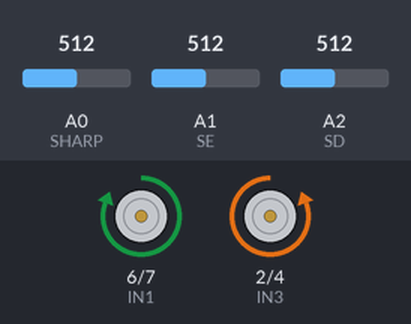
Simulated run of this sketch. Board: Arduino Uno, built with avr-gcc and run on an emulated ATmega328P. Shown: motor-driver pin pairs drawn as motors (green arrow = first pin HIGH = forward, orange = second pin HIGH = backward, longer = more drive, scaled by the enable pin). Inputs (shaded band) come from the test bench; at power-on: A1 (SE) = 512, A2 (SD) = 512, A0 (SHARP) = 512.

Above: at 7.1 s.
7.2 s: A1 (SE) set to 211
8.7 s: A1 (SE) set to 187
At 9.05 s:
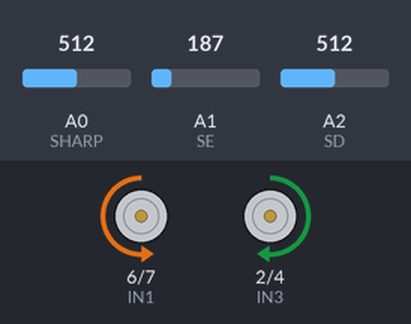
At 10.13 s:
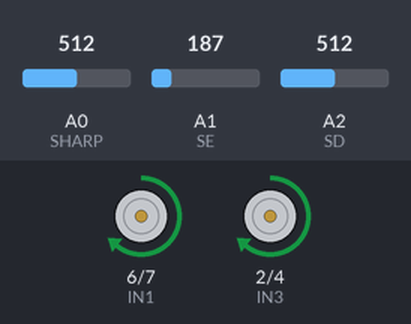
11.7 s: A1 (SE) set to 306
13.2 s: A2 (SD) set to 216
14.7 s: A2 (SD) set to 188
At 14.77 s:
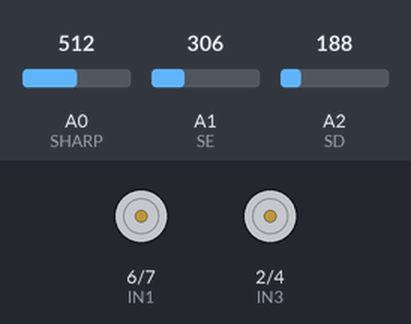
At 15.36 s:
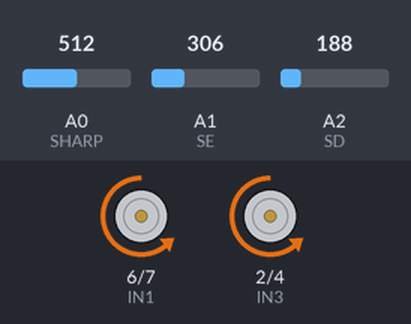
17.7 s: A2 (SD) set to 306
Timing chart, 0 to 20.2 s (numbered marks = the images above; inputs shaded):
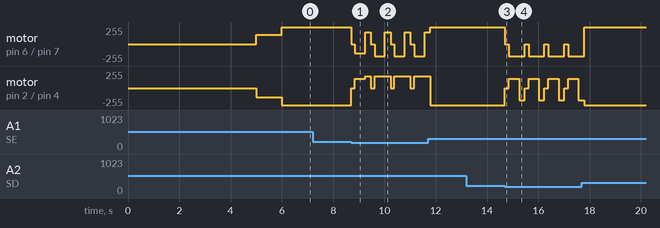

Measured:
- the behaviour switches between 200 and 199 on A1 (SE) (found by bisection; images 0 and 1)
- the behaviour switches between 200 and 199 on A2 (SD) (found by bisection; images 2 and 3)
- after the input at 7.2 s, every drawn part: stays the same
- after the input at 13.2 s, every drawn part: stays the same
- after the input at 14.7 s, motor on pin 6 (IN1) / pin 7 (IN2): alternates backward 180/255 for 0.62 s and stopped for 0.15 s, starting at once; motor on pin 2 (IN3) / pin 4 (IN4): backward 255/255 → stopped at once, then repeats every 0.77 s: forward 140/255 0.40 s, backward 180/255 0.22 s, stopped 0.15 s

The sketch:

git-comando-with-main-code.ino
```cpp
/*
 * =====================================================================================
 *                         PROJETO ROBÔ DE SUMÔ - ARDUINO
 * =====================================================================================
 *
 * GUIA PARA OS ALUNOS:
 *
 * [1] O QUE VOCÊ DEVE ALTERAR:
 *     - Ajustar as variáveis 'threshold' e 'line' conforme os testes na arena.
 *     - Preencher as leituras dos sensores no loop().
 *     - Preencher a lógica das condições no loop() (if / else if).
 *     - Criar as estratégias dentro das funções:
 *       -> inWhiteLine()   : O que fazer ao detectar a borda da arena.
 *       -> moveToOponent() : O que fazer ao detectar o adversário.
 *       -> searchMethod()  : Como procurar o adversário na arena.
 *
 * [2] O QUE VOCÊ NÃO DEVE ALTERAR (Risco de quebrar o robô):
 *     - Definição dos Pinos (#define) - A menos que a fiação seja alterada fisicamente.
 *     - A função setup() e as funções do sistema (colorLED e receptorIR).
 *     - O controle do temporizador de 5 segundos no inicio do loop().
 * =====================================================================================
 */

// Atualmente sem a biblioteca do IRremote para testes
//#include <IRremote.hpp> // Certifique-se de ter a biblioteca IRremote instalada

// =====================================================================================
// DEFINIÇÃO DOS PINOS (NÃO ALTERA)
// =====================================================================================

// Motor A (Esquerdo)
#define ENA 5
#define IN1 6
#define IN2 7

// Motor B (Direito)
#define ENB 3
#define IN3 2
#define IN4 4

// Sensores
#define SHARP A0 // Sensor de Proximidade
#define SE A1    // Sensor de Linha (Esquerdo)
#define SD A2    // Sensor de Linha (Direito)


// =====================================================================================
// VARIÁVEIS DE CONFIGURAÇÃO (PODE AJUSTAR CONFORME OS TESTES)
// =====================================================================================

// Leitura dos sensores
int sharpValue;      // Guarda o valor lido pelo sensor de distância
int sensorEsqValue;  // Guarda a cor lida pelo sensor esquerdo
int sensorDirValue;  // Guarda a cor lida pelo sensor direito

// Limiares de Calibração
int threshold = 400; // Valor limite para considerar que detectou um oponente (acima disso = oponente perto -> AJUSTE pelo Serial)
int line = 200;      // Valor limite para considerar que detectou a linha branca (abaixo disso = branco/borda)

// Ajustes - linha
int velocidade     = 140;   // velocidade andando
int velocidadeGiro = 180;   // velocidade no giro de fuga
int tempoFreio     = 150;
int tempoRe        = 450;
int tempoReLado    = 400;
int tempoGiro180   = 250;
int tempoGiroLado  = 220;

// Ajustes - oponente
int velocidadeAtaque = 255;  // força máxima
int velocidadeBusca  = 160;  // giro de busca (devagar para o Sharp conseguir ver); 160 parece ser o ideal

// Ajustes - largada
int tempoArrancada = 1000;    // ms andando pra frente na largada


// =====================================================================================
// SETUP DO SISTEMA (NÃO ALTERAR)
// =====================================================================================
void setup() {
  // Configuração dos Pinos dos Motores
  pinMode(IN1, OUTPUT);
  pinMode(IN2, OUTPUT);
  pinMode(IN3, OUTPUT);
  pinMode(IN4, OUTPUT);
  pinMode(ENA, OUTPUT);
  pinMode(ENB, OUTPUT);

  // Configuração dos Sensores
  pinMode(SHARP, INPUT);
  pinMode(SE, INPUT);
  pinMode(SD, INPUT);

  Serial.begin(9600);

  // -----------------------------------------------------------------------------------
  // REGRA DOS 5 SEGUNDOS (NÃO ALTERAR NADA NESTE BLOCO)
  // -----------------------------------------------------------------------------------
  delay(5000); // Respeita o tempo obrigatório da regra
  // -----------------------------------------------------------------------------------

  // Avança um pouco antes de começar a lutar (parando se encontrar a borda)
  unsigned long inicio = millis();
  forward(velocidade);
  while (millis() - inicio < tempoArrancada) {
    if (analogRead(SE) < line || analogRead(SD) < line) {
      break;  // viu branco, deixa o loop() tratar
    }
  }
}


// =====================================================================================
// LOOP PRINCIPAL
// =====================================================================================
void loop() {
  // [1] Faça as variáveis dos sensores lerem os pinos analógicos correspondentes
  sensorEsqValue = analogRead(SE);
  sensorDirValue = analogRead(SD);
  sharpValue     = analogRead(SHARP);

  // Serial.println(sharpValue);  // descomente para calibrar o threshold

  bool brancoEsq = sensorEsqValue < line;
  bool brancoDir = sensorDirValue < line;

  // [2] Monte a lógica de decisão do robô usando as variáveis de threshold e line
  // ---------- 1) LINHA BRANCA (prioridade máxima) ----------
  if (brancoEsq || brancoDir) { // Condição para detectar a linha branca na arena
    inWhiteLine();
  }
  // ---------- 2) OPONENTE PERTO -> ATAQUE ----------
  else if (sharpValue > threshold) { // Condição para detectar o oponente
    moveToOponent();
  }
  // ---------- 3) NADA -> BUSCA GIRANDO ----------
  else {
    searchMethod();
  }
}


// =====================================================================================
// ESTRATÉGIAS DO ROBÔ (ÁREA DE PROGRAMAÇÃO)
// =====================================================================================

// Defina os movimentos do robô ao encontrar a linha branca
void inWhiteLine() {
  // Usa as leituras feitas no loop() para saber qual lado viu a borda
  bool brancoEsq = sensorEsqValue < line;
  bool brancoDir = sensorDirValue < line;

  brake();
  delay(tempoFreio);

  sensorEsqValue = analogRead(SE);
  sensorDirValue = analogRead(SD);
  brancoEsq = brancoEsq || (sensorEsqValue < line);
  brancoDir = brancoDir || (sensorDirValue < line);

  if (brancoEsq && brancoDir) {
    backward();
    delay(tempoRe);
    turnRight(velocidadeGiro);
    delay(tempoGiro180);
  }
  else if (brancoEsq) {
    backward();
    delay(tempoReLado);
    turnRight(velocidadeGiro);
    delay(tempoGiroLado);
  }
  else {
    backward();
    delay(tempoReLado);
    turnLeft(velocidadeGiro);
    delay(tempoGiroLado);
  }
}

// Defina os movimentos do robô ao detectar o adversário
void moveToOponent() {
  forward(velocidadeAtaque);
}

// Defina o padrão de busca do robô enquanto não encontra nada
void searchMethod() {
  turnRight(velocidadeBusca);
}


// =====================================================================================
// FUNÇÕES DE SUPORTE DO SISTEMA (NÃO ALTERAR)
// =====================================================================================

// ---------------- MOVIMENTOS ----------------

void forward(int vel) {
  digitalWrite(IN1, HIGH);
  digitalWrite(IN2, LOW);
  analogWrite(ENA, vel);

  digitalWrite(IN3, LOW);
  digitalWrite(IN4, HIGH);
  analogWrite(ENB, vel);
}

void backward() {
  digitalWrite(IN1, LOW);
  digitalWrite(IN2, HIGH);
  analogWrite(ENA, velocidade);

  digitalWrite(IN3, HIGH);
  digitalWrite(IN4, LOW);
  analogWrite(ENB, velocidade);
}

// Gira no eixo para a direita
void turnRight(int vel) {
  digitalWrite(IN1, HIGH);
  digitalWrite(IN2, LOW);
  analogWrite(ENA, vel);

  digitalWrite(IN3, HIGH);
  digitalWrite(IN4, LOW);
  analogWrite(ENB, vel);
}

// Gira no eixo para a esquerda
void turnLeft(int vel) {
  digitalWrite(IN1, LOW);
  digitalWrite(IN2, HIGH);
  analogWrite(ENA, vel);

  digitalWrite(IN3, LOW);
  digitalWrite(IN4, HIGH);
  analogWrite(ENB, vel);
}

// Freio ativo
void brake() {
  digitalWrite(IN1, HIGH);
  digitalWrite(IN2, HIGH);
  analogWrite(ENA, 255);

  digitalWrite(IN3, HIGH);
  digitalWrite(IN4, HIGH);
  analogWrite(ENB, 255);
}

// Parada dos motores
void stop() {
  digitalWrite(IN1, LOW);
  digitalWrite(IN2, LOW);
  digitalWrite(IN3, LOW);
  digitalWrite(IN4, LOW);
}
```
